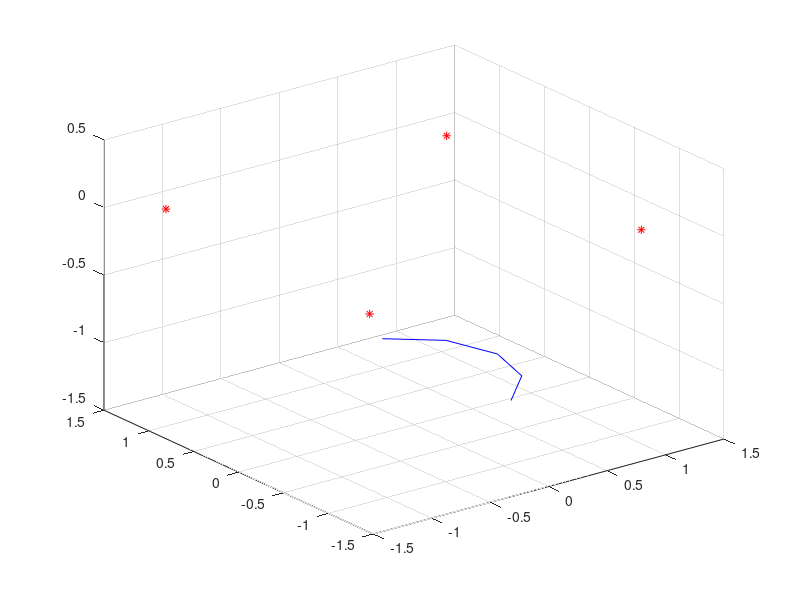

Write MATLAB code to recreate this figure. (Note: this script raises an error after producing the figure.)
%generate data

function [range,vd,buoy,sigInit,sigState,sigObs,dt,nd,A, diver]=generateData
close all

range_type = 1 ; % 0-range; 1-pseudorange

 I6 = eye(6);
 I3 = eye(3);
 O33 = zeros(3,3);
 O3 = zeros(3,1);
 randn('seed', 12345);
% 
buoy = [ -1.3, -1.2, -0.01;
    1.1, -1.1, 0.02;
    1.2,  1.2, -0.01;
    -1.2,  1.2, 0.01];


%      
%        
% buoy = [ -1, -1, 0;
%           1, -1, 0;
%           1,  1, 0;
%          -1,  1, 0];


%test
nb = size(buoy,1); 
timeDive = 5; % diving time in seconds
dt = 1;       % time step 
t = 1:dt:timeDive;
%%%%%

% %Lukas
% nb = size(buoy,1); 
% timeDive = 50; % diving time in seconds
% dt = .1;       % time step 
% t = 1:dt:timeDive;
% %%%%%


%diver=[sin(t * .5); cos(t * .5); (-1 - .5 * (.5 + .5 * sin(t / 10)))]'; % spiral
%Lukas
diver=[sin(t * .5); cos(t * .5) + t * .1; (-1 - .5 * (.5 + .5 * sin(t / 10)))]'; % shiftting spiral 
%%%%%
%diver = [t', 0.5*t', -2*ones(size(t,2),1)];% straight line
nd = size(diver,1);


A = [I3 dt*I3; O33 I3];  % the constant velocity system matrix

figure
plot3 (buoy(:,1),buoy(:,2),buoy(:,3),'r*')
hold on;
plot3(diver(:,1),diver(:,2),diver(:,3),'b')
hold on;
grid on;

% for i = 1: nd
%     line ([diver(i,1)*ones(4,1),buoy(:,1)]',[diver(i,2)*ones(4,1),buoy(:,2)]',[diver(i,3)*ones(4,1),buoy(:,3)]');
% end
% T = get(gca,'tightinset');
% set(gca,'position',[T(1) T(2) 1-T(1)-T(3) 1-T(2)-T(4)]);

% hold on

% Covariances

sigInit = [.001^2,.001^2,.001^2,.001^2,.001^2,.001^2]';
sigState = [.002^2,.002^2,.002^2,.03^2,.02^2,.02^2]';%sigState = [.002^2,.002^2,.002^2,.003^2,.5^2,.5^2]';
sigObs = .05^2;
bc = .1; % the clock bias in meters  
sigBC = 0.01^2;

% 
% %Lukas
% sigInit = [.001^2,.001^2,.001^2,.001^2,.001^2,.001^2]';
% sigState = [.01^2,.01^2,.01^2,.03^2,.02^2,.02^2]';%sigState = [.002^2,.002^2,.002^2,.003^2,.5^2,.5^2]';
% sigObs = .01^2;
% %%%%%

% generate edges
j = 1;
temp = 1;
range = zeros(nd,nb);

switch range_type
    case 0
        %range
        while j <= nd
            for i=1:4
                pose = diver(j,:);
                b = buoy(i,:);
                rb = AbsolutePoint2RB3D(pose,b) ; %range
                rb = rb  + sigObs*randn;
                range(j, i) = rb;
                temp = temp+1;
            end
            j=j+1;
        end
    case 1
        %pseudo range
        while j <= nd
            for i=1:4

                pose = diver(j,:);
                b = buoy(i,:);
                pr = AbsoluteBuoy2PR(pose,b,bc); % pseudo range
                pr = pr  + sigObs*randn;
                range(j,i) = pr;
                temp = temp+1;
            end
            j=j+1;
        end
end

%generate vertices

%initial pose is computed using buoys triangulation 
p_init=zeros(nd,3);

switch range_type
    case 0
        for i = 1:nd
            p_init(i,:) = RB2AbsolutePose3D(buoy,range(i,:));
        end
    case 1
        bc_init = zeros (nd,1);
        
        for i = 1:nd
            ban = bancroft(buoy,range(i,:));
            p_init(i,:) = ban(1:3);
            bc_init(i,1) = ban(4);
        end
end
% 
%   plot3(p_init(:,1),p_init(:,2),p_init(:,3), 'r') 

p1 = p_init(1,:);
p2 = p_init(2,:);

%initial velocity
initv = (p2 - p1)/dt; %+  sigState(4:end)*randn;


switch range_type
    case 0
        %vertices diver's pose
        vd = zeros(nd,7);
        vd(1,:) = [1, p1+  (sigInit(1:3)*randn)', initv];
        
        for i=2:nd   
            %   pv = A * vd(i-1,2:end)' +  sigState*randn;  %constant velocity model
            p = p_init(i,:)' +  sigInit(1:3)*randn;
            v = (p_init(i,:)' - p_init(i-1,:)')/dt +  sigInit(4:end)*randn;
            %v = vd(i-1,5:end)' +  sigState(4:end)*randn;
            vd(i,:) = [i, p', v',] ;
        end
    case 1
        
                %vertices diver's pose
        vd = zeros(nd,8);
        vd(1,:) = [1, p1+  (sigInit(1:3)*randn)', initv, bc_init(1) + sigBC*randn];
        
        for i=2:nd   
            %   pv = A * vd(i-1,2:end)' +  sigState*randn;  %constant velocity model
            p = p_init(i,:)' +  sigInit(1:3)*randn;
            v = (p_init(i,:)' - p_init(i-1,:)')/dt +  sigInit(4:end)*randn;
            bc = bc_init(i) + sigBC*randn;
            %v = vd(i-1,5:end)' +  sigState(4:end)*randn;
            vd(i,:) = [i, p', v', bc] ;
        end

end


 hold on ;
% 
  plot3(vd(:,2),vd(:,3),vd(:,4), 'g') 


















